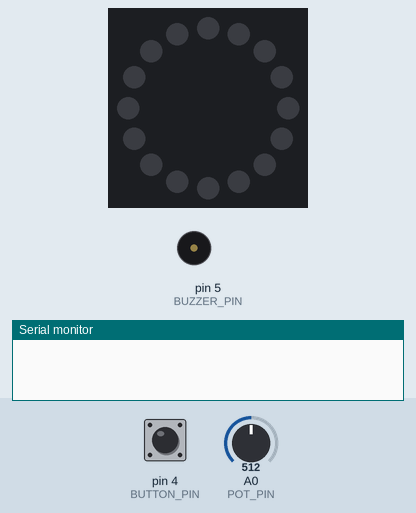
Simulated run of this sketch. Board: Arduino Uno, built with avr-gcc and run on an emulated ATmega328P. Parts: 16 RGB LEDs in a ring, first at the top, clockwise, buzzer (waves = sounding), the last lines printed to the serial monitor. The inputs (shaded band) are chosen by the test bench; at power-on: pin 4 (BUTTON_PIN) LOW, A0 (POT_PIN) = 512. Dim RGB values are drawn brighter than linear; the strip is taken to match the declared colour order.

Above: at 1.2 s.
1.3 s: pin 4 (BUTTON_PIN) pulled HIGH for 0.15 s
At 2.0 s:
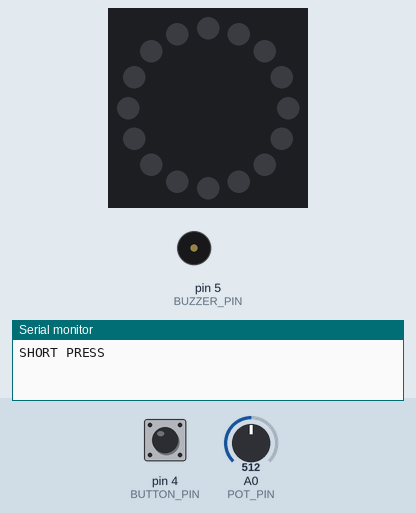
3.2 s: pin 4 (BUTTON_PIN) pulled HIGH for 3.2 s
At 7.1 s:
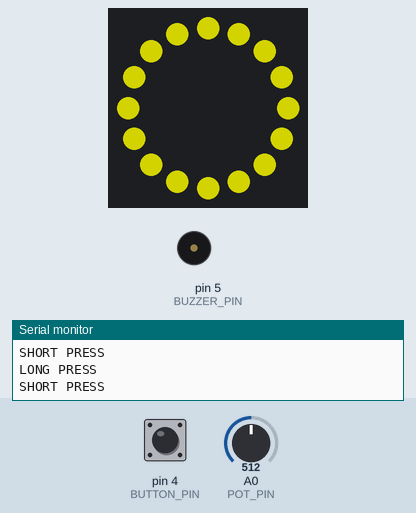
8.1 s: A0 (POT_PIN) set to 716
9.6 s: A0 (POT_PIN) set to 1023
At 10.6 s:
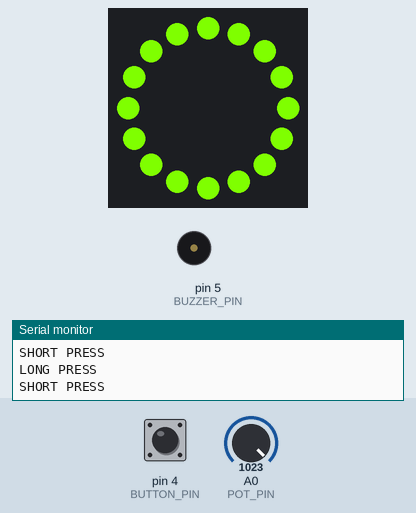
11.1 s: pin 4 (BUTTON_PIN) pulled HIGH for 1 s
At 13.5 s:
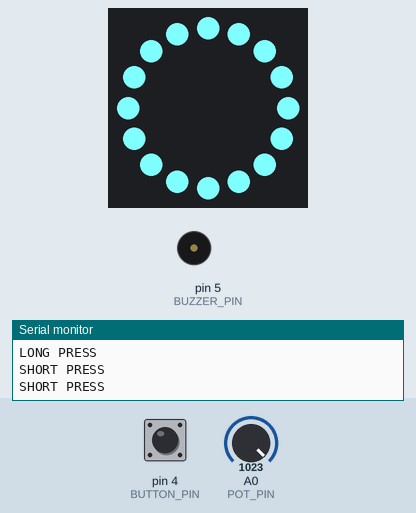
13.8 s: A0 (POT_PIN) set to 716
Timing chart, 0 to 16.3 s (numbered marks = the images above; inputs shaded):
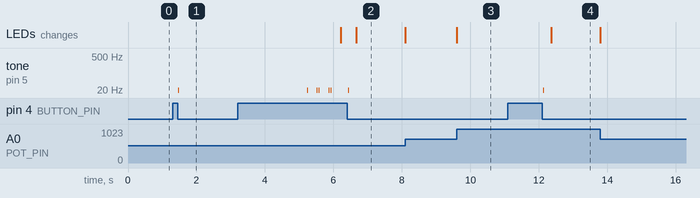

Measured:
- after the input at 1.3 s, tone on pin 5 (BUZZER_PIN): silent → 10 Hz after 0.17 s, → silent 0.02 s later
- after the input at 3.2 s, tone on pin 5 (BUZZER_PIN): plays 10 Hz for 0.03 s, 10 Hz for 0.03 s, 10 Hz for 0.03 s, 10 Hz for 0.03 s, 10 Hz for 0.03 s, 10 Hz for 0.02 s, starting after 2.0 s; the LEDs: first change after 3.0 s (image 2 shows a later state)
- after the input at 9.6 s, the LEDs: change at once (image 3)
- after the input at 11.1 s, tone on pin 5 (BUZZER_PIN): silent → 10 Hz after 1.0 s, → silent 0.03 s later; the LEDs: change after 1.3 s (image 4)

The sketch:

manager_algo.ino
```cpp
// ============================================================================
// File: manager_algo.ino
// Purpose: Top-level sketch. Owns setup()/loop() and routes into the FSM.
// Why: Keep .ino minimal so architecture is reusable across projects.
//
// FSM OVERVIEW
//   START        : Initialize LED mapping; scan button
//   PRIMED       : Wait for short/long press to branch
//   COLOR_SELECT : Cycle through RGB palette on short press; exit on wrap
//   COUNT_DOWN   : Timer-driven LED decrease
//   ALARM        : Play alarm profile
//   RESET        : Return to START
//
// Notes:
// - Non-blocking design: buttons are polled every tick; timer uses millis().
// - Alarm uses Timer profiles to avoid magic numbers.
// ======================================================== ====================


#include "led_ring.h"
#include "clock.h"
#include "button_debounce.h"

// Define pins

//changed from const -> constexpr type modifyer
constexpr uint8_t RING_PIN   = 3;
constexpr uint8_t POT_PIN    = 14;
constexpr uint8_t BUZZER_PIN = 5;
constexpr uint8_t BUTTON_PIN = 4;

// Define instances of hardware components
LEDring ring(RING_PIN, POT_PIN);
Button  button(BUTTON_PIN);
Timer   timer(BUZZER_PIN);


//struct to store main data
typedef struct {
  int litLEDs;
  const int debounceDelay = 5, longPress = 2000;
  unsigned int RGBindex = 0;
} massData;

//create global instance of struct (perhaps change to make a local instance when nessasary )
massData data;

//define the states as an enumeration
typedef enum {
  START,
  PRIMED,
  COLOR_SELECT,
  COUNT_DOWN,
  ALARM,
  RESET,
  NUM_STATES

} MachineState;

//state functions for FSM
void start();
void primed();
void colorSelect();
void countDown();
void alarm();
void reset();

//create a struct to map each state to its corresponding function.
typedef struct {
  MachineState stateName;
  void (*stateFunc)(void);

} StateNode;

//define an array of StateNode
StateNode stateMachine[NUM_STATES] = {
  { START, start },
  { PRIMED, primed },
  { COLOR_SELECT, colorSelect },
  { COUNT_DOWN, countDown },
  { ALARM, alarm },
  { RESET, reset }

};


//declare default state
MachineState currentState = START;

//define manager algo
void masterAlgo() {
  stateMachine[currentState].stateFunc();
}

void setup() {
  // Initialize Serial communication for debugging
  Serial.begin(9600);
}

void loop() {
  //run the masterAlgo FSM
  masterAlgo();
}

//define function for each state in MachineState

void start() {
  data.litLEDs = ring.neoPixelMap();
  button.ButtonDebounce(data.debounceDelay, data.longPress);

  if (button.isShortPressed()) {
    timer.alarm(Timer::PROFILE_I);
    currentState = PRIMED;
  }
}

void primed() {
  button.ButtonDebounce(data.debounceDelay, data.longPress);
  if (button.isLongPressed()) {
    timer.alarm(Timer::PROFILE_II);
    currentState = COLOR_SELECT;
  }

  else if (button.isShortPressed()) {
      timer.alarm(Timer::PROFILE_III);
      currentState = COUNT_DOWN;
  }
}
void colorSelect() {

  if (data.RGBindex == 0) {
    ring.ResetRGB();
  }
  button.ButtonDebounce(data.debounceDelay, data.longPress);
  ring.selectRGB(data.RGBindex);

  if (button.isShortPressed() && data.RGBindex <= 2) {
    timer.alarm(Timer::PROFILE_I);
    ++data.RGBindex;
    currentState = COLOR_SELECT;
    }
  else if (data.RGBindex > 2) {
    timer.alarm(Timer::PROFILE_II);
    data.RGBindex = 0;
    currentState = START;
  }

}


void countDown() {

  timer.countDown(data.litLEDs);
  ring.subtractLitLED(timer.timeElapsed);

  if (timer.durationOver()) {
    currentState = ALARM;
  }
}
void alarm() {
  timer.alarm(Timer::PROFILE_IV);
  currentState = RESET;
}
void reset() {
  currentState = START;

}
```

button_debounce.cpp
```cpp
// ============================================================================
// File: button_debounce.cpp
// Impl notes:
// - Active-LOW button expected (INPUT_PULLUP). Adjust if  wiring differs.
// - Debounce uses a simple "settle time" window before accepting a change.
// - Long press edge fires once when threshold reached (even if still held).
// ============================================================================

#include"button_debounce.h"
#include<Arduino.h>


//default constructor
Button::Button(const unsigned int inputPin):state(0),prevState(0), buttonReading(0), curTime(0), prevTime(0),  buttonPin(inputPin){

  pinMode(buttonPin, INPUT);

}

//check if button is pressed
bool Button::buttonPressed()const {
  return digitalRead(buttonPin)==HIGH;
}

//check if button isn't pressed
bool Button::buttonReleased()const {
  return digitalRead(buttonPin)==LOW;
}

//check state in buttonDebounce to determine if shortPress
bool Button::isShortPressed()const {
  return state ==SHORT_PRESS;
}
//check state in buttonDebounce to determine if long press
bool Button::isLongPressed()const {
  return state==LONG_PRESS ;
}


//method gives hold down capabilities to button debounce
void Button::ButtonDebounce(const unsigned long bounceDelay,const unsigned long longPress)  {

  prevState = state;

  switch(state) {

    case RESET:
      // isTriggered = false;
      curTime = prevTime = 0;
      state = START;
      break;

    case START:
      if (buttonPressed()) {
        state = GO;
      }
      break;

    case GO:
      prevTime = millis();
      state = WAIT;
      break;

    case WAIT:
      curTime = millis();
      //_____________________________________________________________________
      if (curTime - prevTime >=bounceDelay) {
        state = DRAWN;
      }

      if (buttonReleased()) {
        state = RESET;
      }
      break;

    // DRAWN
    case DRAWN:
      curTime = millis();
      if(buttonReleased()){
        state = SHORT_PRESS;
      }
      else if(curTime-prevTime > longPress ){
        state = HOLD;
      }
      break;

    case SHORT_PRESS:
      Serial.println("SHORT PRESS");
      state = RESET;
      break;

    //HOLD
    case HOLD:
      state = LONG_PRESS;
    break;

    //RELEASE WAIT
    case LONG_PRESS:
      //Perhaps this needs fixing
      Serial.println("LONG PRESS");
      state = RESET;
    break;

  }


  // FOR TESTING PURPOSES:

  // Serial.print( state);
  // Serial.print(" [] ");
  // Serial.print( curTime-prevTime);
  // Serial.println(" [] ");


}
```

button_debounce.h
```cpp
// ============================================================================
// File: button_debounce.h
// Purpose: Debounced button input with short/long press edge detection.
// Why: Raw digitalRead() chatters; this class filters noise and gives
//      clean "events" (isShortPressed/isLongPressed) to drive FSM.
// Notes:
//   - isShortPressed()/isLongPressed() return true exactly once per event.
// ============================================================================


#ifndef BUTTON
#define BUTTON

#include<Arduino.h>
#include<string.h>

class Button{

  public:
  // constructor
  Button(const unsigned int inputPin);

  //consider adding copy constructors for additional buttons
  void ButtonDebounce(const unsigned long bounceDelay, const unsigned long longPress)  ;

  bool isLongPressed()const ;

  bool isShortPressed()const ;

  private:

  //define state enum
  typedef enum {
    RESET,
    START,
    GO,
    WAIT,
    DRAWN ,
    SHORT_PRESS,
    HOLD,
    LONG_PRESS,
    RELEASE_WAIT
  } ButtonStates;

  //define button pin
  const unsigned int buttonPin;

  //define private variables
  const unsigned  int defBounceDelay = 5;

  unsigned int  prevState, buttonReading, state = 0;

  unsigned long curTime, prevTime;

  //function to check if button is pressed (LOW)
  bool buttonPressed()const ;

  //funciton to check if button is not pressed (HIGH)
  bool buttonReleased()const ;


};
#endif 
```

clock.cpp
```cpp
// ============================================================================
// File: clock.cpp
// Impl notes:
// - All waits use millis() via timerDelay(), not delay().
// - alarm() consumes a profile {volume, delayTime, numRings} so you can avoid
//   magic numbers in your FSM and keep behavior consistent.
// ============================================================================

#include "clock.h"
#include <Arduino.h>

// define static constants
const unsigned int Timer::alarmVol   = 10;
const unsigned int Timer::alarmPause = 25;

// define public alarm profiles
const Timer::AlarmProfile Timer::PROFILE_I   = { Timer::alarmVol,   Timer::alarmPause,       1 };
const Timer::AlarmProfile Timer::PROFILE_II  = { Timer::alarmVol,   Timer::alarmPause + 5,   3 };
const Timer::AlarmProfile Timer::PROFILE_III = { Timer::alarmVol,   Timer::alarmPause,       2 };
const Timer::AlarmProfile Timer::PROFILE_IV  = { Timer::alarmVol,   Timer::alarmPause * 4U,  4 };

Timer::Timer(const unsigned int buzzOutPin)
  : buzzerPin(buzzOutPin), timePerLED(defTimePerLed) {}

// plays an alarm according to a profile
void Timer::alarm(const AlarmProfile& profile) {
  for (uint8_t i = 0; i < profile.numRings; i++) {
    // two pulses per ring
    for (uint8_t j = 0; j < 2; j++) {
      tone(buzzerPin, profile.volume);
      // wait profile.delayTime
      while (!timerDelay(profile.delayTime)) { /* spin */ }
      noTone(buzzerPin);
      while (!timerDelay(profile.delayTime)) { /* spin */ }
    }
    // reset gap between rings
    unsigned long resetMs = (unsigned long)(profile.delayTime * alarmResetFactor);
    while (!timerDelay(resetMs)) { /* spin */ }
  }
}

bool Timer::timerDelay(unsigned long dt) {
  alarmCur = millis();
  if (alarmCur - alarmPrev >= dt) {
    alarmPrev = alarmCur;
    return true;
  }
  return false;
}

float Timer::potVolControl(float potVal) {
  // returns 0.0 .. 1.0
  if (potVal < 0) potVal = 0;
  if (potVal > maxPot) potVal = maxPot;
  return potVal / maxPot;
}

// method checks to sound alarm based on "countDown" method's state
bool Timer::durationOver() const {
  return state == TRANSITION;
}

unsigned long Timer::getCurTime() const {
  return curTime - prevTime;
}

void Timer::countDown(int LEDsOnParam) {
  LEDsOn = (unsigned int)LEDsOnParam;

  switch (state) {
    // reset
    case RESET:
      prevTime = millis();
      state = INIT_TIMER;
      break;

    // initialize timer
    case INIT_TIMER:
      curTime = millis();
      if (curTime - prevTime >= timePerLED) {
        state = SUB_LED;
      }
      break;

    // decrement LED
    case SUB_LED:
      timeElapsed++;
      if (timeElapsed < LEDsOn) {
        state = RESET;
      } else if (timeElapsed == LEDsOn) {
        state = TRANSITION;
      }
      break;

    // reset after duration runs out
    case TRANSITION:
      timeElapsed = 0;
      state = RESET;
      break;
  }

  /*
  // For debugging purposes:
  Serial.print(state);
  Serial.print(" [] ");
  Serial.print(curTime - prevTime);
  Serial.print(" [] ");
  Serial.print(timeElapsed);
  Serial.print(" [] ");
  Serial.println(LEDsOn);
  */
}
```

clock.h
```cpp
// ============================================================================
// File: clock.h
// Purpose: Timer class providing non-blocking timing, countdown logic, and
//          customizable alarm playback via simple "profiles" (volume/delay/rings).
// Why: Replaces delay() with millis()-based scheduling so the rest of
//      system (button reads, LEDs, sensors) stays responsive.
// ============================================================================

#ifndef CLOCK
#define CLOCK

#include <Arduino.h>

class Timer {

public:
  // initialize public variables
  unsigned int timeElapsed = 0;

  // default constructor
  Timer(const unsigned int buzzerOutPin);

  // method plays a customizable alarm (via external profile)
  struct AlarmProfile {
    uint8_t  volume;
    uint16_t delayTime;
    uint8_t  numRings;
  };

  // declare public, pre-defined profiles (definitions in .cpp)
  static const AlarmProfile PROFILE_I;
  static const AlarmProfile PROFILE_II;
  static const AlarmProfile PROFILE_III;
  static const AlarmProfile PROFILE_IV;

  void alarm(const AlarmProfile& profile);

  // method sets a timer and counts down based on how many LEDs are on
  void countDown(int LEDsOn);

  // checks if LED should be subtracted
  bool durationOver() const;

  // get the current time delta
  unsigned long getCurTime() const;

  // non-blocking delay helper used by alarm()
  bool timerDelay(unsigned long dt);

  // map potentiometer reading to volume (0.0–1.0)
  float potVolControl(float potVal);

private:
  // state variables
  unsigned int state = 0, prev_state = 0;

  // timer states
  typedef enum {
    RESET,
    INIT_TIMER,
    SUB_LED,
    TRANSITION,
  } TimerStates;

  // buzzer pin
  const unsigned int buzzerPin;

  // maybe change this if not needed
  unsigned long timePerLED;

  // time constants
  const unsigned long defTimePerLed = 2000, min = 60000;

  // time bookkeeping
  unsigned long prevTime = 0, curTime = 0;

  // alarm timing variables
  unsigned long alarmCur = 0, alarmPrev = 0;

  unsigned int LEDsOn = 0;

  float alarmResetFactor = 7.5f;

  // maximum pot value
  static constexpr float maxPot = 1023.0f;

  // standard values for alarm (declared here, defined in .cpp)
  static const unsigned int alarmVol;
  static const unsigned int alarmPause;
};

#endif
```

led_ring.cpp
```cpp
  // ============================================================================
// File: led_ring.cpp
// Impl notes:
// - Keep rendering logic self-contained. The FSM shouldn't care how you draw,
//   only that it can set colors, select palette entries, and reduce lit count.
// - Replace placeholders with your actual LED library calls.
// ============================================================================


  #include "led_ring.h"
  #include <Arduino.h>

  // primary constructor
  LEDring::LEDring(const unsigned int ledOutputPin, const unsigned int potInputPin): ledPin(ledOutputPin), potPin(potInputPin), numLEDs(16) {
    ring = new Adafruit_NeoPixel(numLEDs, ledPin, NEO_RGBW + NEO_KHZ800);
    ring->begin();
  }

  // secondary constructor
  LEDring::LEDring(const unsigned int ledOutputPin, const unsigned int potInputPin, int LEDs): numLEDs(LEDs), ledPin(ledOutputPin), potPin(potInputPin) {
    ring = new Adafruit_NeoPixel(numLEDs, ledPin, NEO_RGBW + NEO_KHZ800);
    ring->begin();
  }
  //show neoPixel LEDs
  void LEDring::showNeoPixel() {
    ring->show();
  }

  // Initialize POT
  void LEDring::initalizePot(int numLEDs) {

    int potVal = analogRead(potPin);
    potMap = map(potVal, 0, maxPot, 0, numLEDs +1);
    colorMap = map(potVal, 0, maxPot, 0, maxRGB);
  }

  //subtract litLEDs
  void LEDring::subtractLitLED(int timeElapsed) {
    if (timeElapsed <= potMap) {

      //turn off a LED after certain amount of time
      int LEDsRemaining = potMap - timeElapsed;  //time elapsed is a the amount of time elapsed per pixel

      for (int i = numLEDs; LEDsRemaining <= i; i--) {
        ring->setPixelColor(i, defColor, defColor, defColor);
      }
      showNeoPixel();
    }
  }
  // NeoPixel mapping
  int LEDring::neoPixelMap() {

    // Read the potentiometer value again
    initalizePot(numLEDs);

    // For turning off LEDs greater than the potMap value
    for (int i = potMap; i < numLEDs; i++) {
      //                       (R,        G,        B)
      ring->setPixelColor(i, defColor, defColor, defColor);
    }
    for (int i = 0; i < potMap; i++) {
      //                       (R,     G,      B)
      ring->setPixelColor(i, RGB[0], RGB[1], RGB[2]);  // Set to default color
    }
    showNeoPixel();

    //  potMap will return the number of lit pixels
    return potMap;
  }
  void LEDring::ResetRGB(){
    RGB[0]={0};
    RGB[1]={0};
    RGB[2]={0};
  }

  void LEDring::updateRGB(uint8_t R, uint8_t G, uint8_t B){
    for (int i =0; i<=numLEDs; ++i){
      ring->setPixelColor(i,R,G,B);

    }
    showNeoPixel();
  }

  uint8_t LEDring::modRGBByIndex(uint8_t a, uint8_t x, unsigned int aIndex, unsigned int xIndex) {
      // Prevent divide-by-zero error
      // if (RGB[xIndex] == 0) return RGB[xIndex];
      if (xIndex == aIndex) return RGB[aIndex];
      else if (xIndex != aIndex) return RGB[xIndex];

  }
  //define method to select the color on state "defcolor"
void LEDring::selectRGB( unsigned int index) {
    initalizePot(numLEDs);
    RGB[index] = colorMap;
    uint8_t r = modRGBByIndex(RGB[index], RGB[0], index, 0);
    uint8_t g = modRGBByIndex(RGB[index], RGB[1], index, 1);
    uint8_t b = modRGBByIndex(RGB[index], RGB[2], index, 2);
    updateRGB(r, g, b);
}
```

led_ring.h
```cpp
// ============================================================================
// File: led_ring.h
// Purpose: Minimal LED ring abstraction (e.g., NeoPixel) used by your FSM.
// Why: Centralize LED behaviors (default color, RGB selection, subtract steps)
//      so the state machine stays clean and hardware-agnostic.
// ===========================================================================

#ifndef LED_DIAL_ANIMATION_H
#define LED_DIAL_ANIMATION_H

#include <Arduino.h>
#include <Adafruit_NeoPixel.h>

class LEDring {

public:

  //define constructors
  LEDring(const unsigned int ledOutputPin, const unsigned int potInputPin);

  LEDring(const unsigned int ledOutputPin, const unsigned int potInputPin, int LEDs);

  void initalizePot(int numLEDs);

  //method to map Pot to neopixel values
  int neoPixelMap();

  //set the default color
  void setDefaultColor(int brightness);

  //checks to subtract LED
  void subtractLitLED(int time_elapsed);

  //methods to allow for rgb selection
  void selectRGB( unsigned int index);

  void ResetRGB();


private:

  //define function to show NeoPixel
  void showNeoPixel();

  void updateRGB(uint8_t R, uint8_t G, uint8_t B);

  uint8_t modRGBByIndex(uint8_t a, uint8_t x, unsigned int aIndex, unsigned int xIndex);

  //define private variables and vaules
  const unsigned int ledPin, potPin;

  unsigned int potMap, numLEDs, maxPot = 1023, maxRGB = 255;

  uint8_t defColor, colorMap;

  Adafruit_NeoPixel *ring;

  uint8_t RGB[3]  = {defColor,0,0};

};


#endif
```
